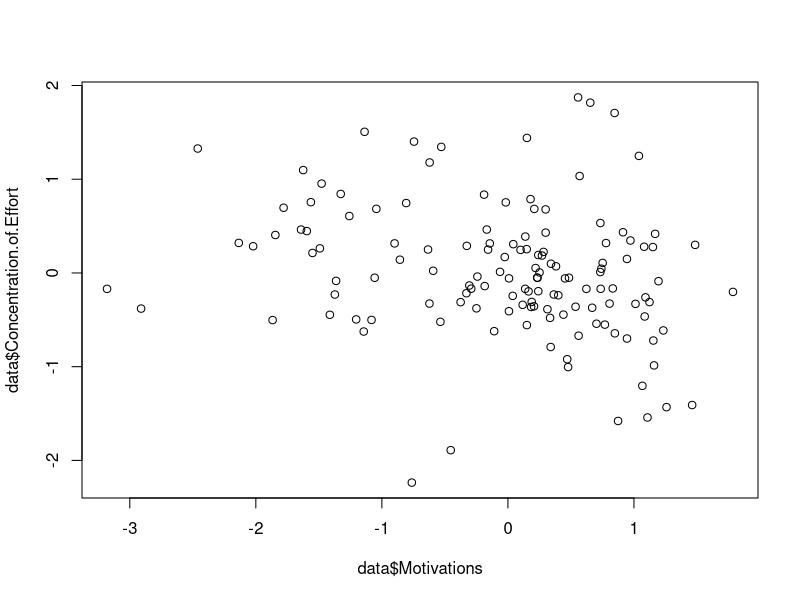
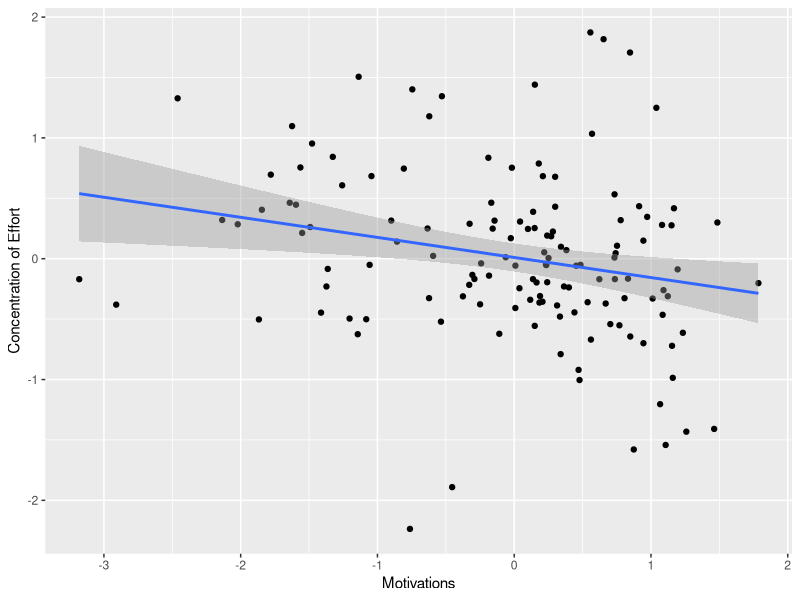
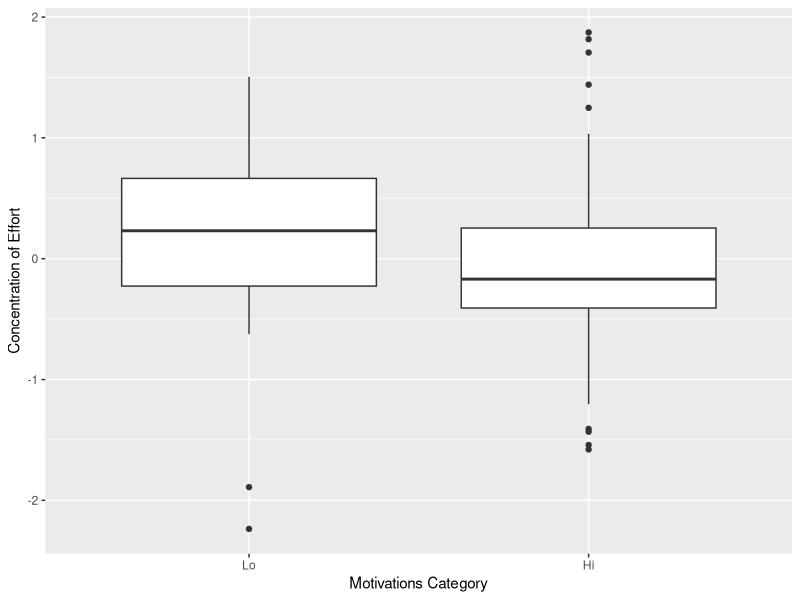

These figures' R source, in order:
# Clean-up
rm(list=ls())

# Remember to set working directory to "Source Files Location"

# In R, it's conventional to use "<-" to assign variables to values
x <- 123
# ...but "=" is a homonym
x = 321
# ...but R-truists prefer "<-" to distinguish assignment from equality
# Delete a variable
rm(x)

# Lists are constructed using the "c()" operator (short for concatenate)
x <- c(1,2,3)
# Operations can be applied to all elements in a list
y <- x + 1

# But most of the time you'll be working with dataframes
# Dataframes are X observations of Y variables

# Dataframes can be imported directly from CSV files
data <- read.csv('factor_scores.csv', stringsAsFactors = FALSE)
# Dataframes can be summarized
summary(data)
head(data)
# Dataframe variables are referred to using the $ selector
max(data$Motivations)
meanMotivation <- mean(data$Motivations)
# Observations are selected using brackets [ , ] 
data[data$double_hashedid=="QYd/Tw04aPsBQuaQV8nK3w==",]
# Sometimes there're NAs
# That you want to disappear
data <- na.omit(data)

# There are lots of ways to manipulate data in R
# For example, a for loop
for (i in 1:nrow(data)) {
  if (data$Motivations[i] <= 0) {
    data$Motivations.Cat <- 'Lo'
  }
} 
# Logical indexing is preferred
data$Motivations.Cat[data$Motivations > 0] <- 'Hi'

# But the most preferred grammar for data manipulation
# in R is the "tidyverse" -- a collection of packages
# that share a common philosophy and structure for 
# data manipulation in R.
library(dplyr) # A grammar for data manipulation 
# dplyr lets you use the pipe operator %>% to create
# a processing pipeline without mucking up your workspace
data <- data %>% mutate(Visit.Frequency.Cat = ifelse(Visit.Frequency <= 0, "Lo","Hi"))
# and allows PivotTable-like summarizing
data %>% group_by(Motivations.Cat,Visit.Frequency.Cat) %>% summarize(student_cnt = n())

# Graphing in R is fun!
plot(data$Motivations,data$Concentration.of.Effort)
# ...but a more powerful tool for graphing in R is with ggplot2
# (which is also part of the tidyverse)
library(ggplot2)
p1 <- ggplot(data, aes(x=data$Motivations,y=data$Concentration.of.Effort)) +
   geom_point() +
   geom_smooth(method = "lm") +
   xlab('Motivations') + ylab("Concentration of Effort")
p1
# Try making a boxplot with our categorical variable
data$Motivations.Cat <- factor(data$Motivations.Cat, levels = c("Lo","Hi"))
p2 <- ggplot(data, aes(x=data$Motivations.Cat,y=data$Concentration.of.Effort)) +
   geom_boxplot() +
   xlab('Motivations Category') + ylab("Concentration of Effort")
p2

# Statistics
t.test(data$Concentration.of.Effort ~ data$Motivations.Cat)
mod <- glm(Concentration.of.Effort ~ data$Motivations.Cat, data=data)
summary(mod)

# Saving data
save(file="demoData.RData",data)

